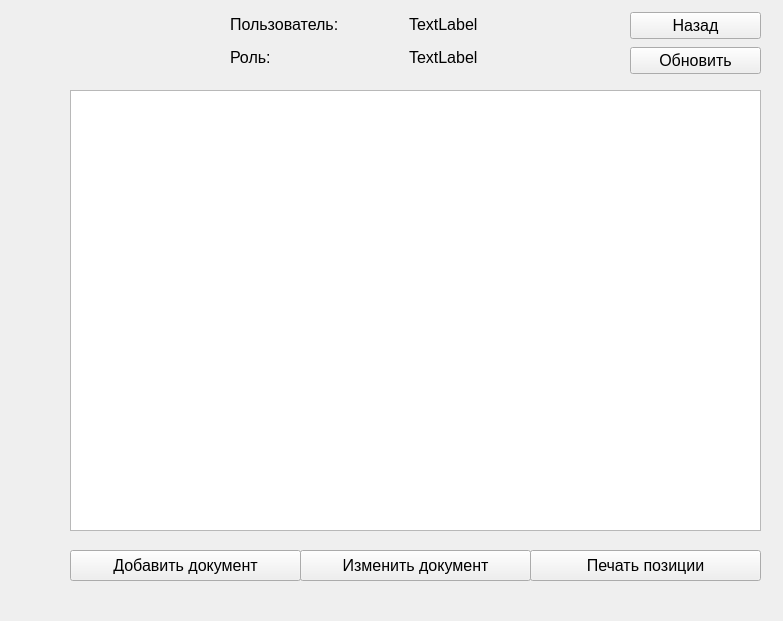
<?xml version="1.0" encoding="UTF-8"?>
<ui version="4.0">
 <class>MainUsersWorkersReceipt_documents</class>
 <widget class="QMainWindow" name="MainUsersWorkersReceipt_documents">
  <property name="geometry">
   <rect>
    <x>0</x>
    <y>0</y>
    <width>783</width>
    <height>621</height>
   </rect>
  </property>
  <property name="windowTitle">
   <string>Приходные документы</string>
  </property>
  <property name="windowIcon">
   <iconset resource="src.qrc">
    <normaloff>:/images/img/logopm.png</normaloff>:/images/img/logopm.png</iconset>
  </property>
  <property name="styleSheet">
   <string notr="true">#centralwidget {border-image: url(:/images/img/fonpril.png);}</string>
  </property>
  <widget class="QWidget" name="centralwidget">
   <widget class="QWidget" name="layoutWidget_2">
    <property name="geometry">
     <rect>
      <x>230</x>
      <y>10</y>
      <width>351</width>
      <height>61</height>
     </rect>
    </property>
    <layout class="QVBoxLayout" name="verticalLayout_3">
     <item>
      <layout class="QHBoxLayout" name="horizontalLayout_3">
       <item>
        <widget class="QLabel" name="label_3">
         <property name="font">
          <font>
           <pointsize>12</pointsize>
          </font>
         </property>
         <property name="text">
          <string>Пользователь:</string>
         </property>
        </widget>
       </item>
       <item>
        <widget class="QLabel" name="lblUser">
         <property name="font">
          <font>
           <pointsize>12</pointsize>
          </font>
         </property>
         <property name="text">
          <string>TextLabel</string>
         </property>
        </widget>
       </item>
      </layout>
     </item>
     <item>
      <layout class="QHBoxLayout" name="horizontalLayout_4">
       <item>
        <widget class="QLabel" name="label_4">
         <property name="font">
          <font>
           <pointsize>12</pointsize>
          </font>
         </property>
         <property name="text">
          <string>Роль:                </string>
         </property>
        </widget>
       </item>
       <item>
        <widget class="QLabel" name="lblPost">
         <property name="font">
          <font>
           <pointsize>12</pointsize>
          </font>
         </property>
         <property name="text">
          <string>TextLabel</string>
         </property>
        </widget>
       </item>
      </layout>
     </item>
    </layout>
   </widget>
   <widget class="QTableView" name="tbSklad">
    <property name="geometry">
     <rect>
      <x>70</x>
      <y>90</y>
      <width>691</width>
      <height>441</height>
     </rect>
    </property>
   </widget>
   <widget class="QPushButton" name="pbPrint">
    <property name="geometry">
     <rect>
      <x>530</x>
      <y>550</y>
      <width>231</width>
      <height>31</height>
     </rect>
    </property>
    <property name="font">
     <font>
      <pointsize>12</pointsize>
     </font>
    </property>
    <property name="text">
     <string>Печать позиции</string>
    </property>
   </widget>
   <widget class="QWidget" name="layoutWidget">
    <property name="geometry">
     <rect>
      <x>630</x>
      <y>10</y>
      <width>131</width>
      <height>68</height>
     </rect>
    </property>
    <layout class="QVBoxLayout" name="verticalLayout_4">
     <item>
      <widget class="QPushButton" name="btnClose">
       <property name="font">
        <font>
         <pointsize>12</pointsize>
        </font>
       </property>
       <property name="text">
        <string>Назад</string>
       </property>
      </widget>
     </item>
     <item>
      <widget class="QPushButton" name="btnRefresh">
       <property name="font">
        <font>
         <pointsize>12</pointsize>
        </font>
       </property>
       <property name="text">
        <string>Обновить</string>
       </property>
      </widget>
     </item>
    </layout>
   </widget>
   <widget class="QPushButton" name="pbAdd">
    <property name="geometry">
     <rect>
      <x>70</x>
      <y>550</y>
      <width>231</width>
      <height>31</height>
     </rect>
    </property>
    <property name="font">
     <font>
      <pointsize>12</pointsize>
     </font>
    </property>
    <property name="text">
     <string>Добавить документ</string>
    </property>
   </widget>
   <widget class="QPushButton" name="pbEdit">
    <property name="geometry">
     <rect>
      <x>300</x>
      <y>550</y>
      <width>231</width>
      <height>31</height>
     </rect>
    </property>
    <property name="font">
     <font>
      <pointsize>12</pointsize>
     </font>
    </property>
    <property name="text">
     <string>Изменить документ</string>
    </property>
   </widget>
  </widget>
 </widget>
 <resources>
  <include location="src.qrc"/>
 </resources>
 <connections/>
</ui>
